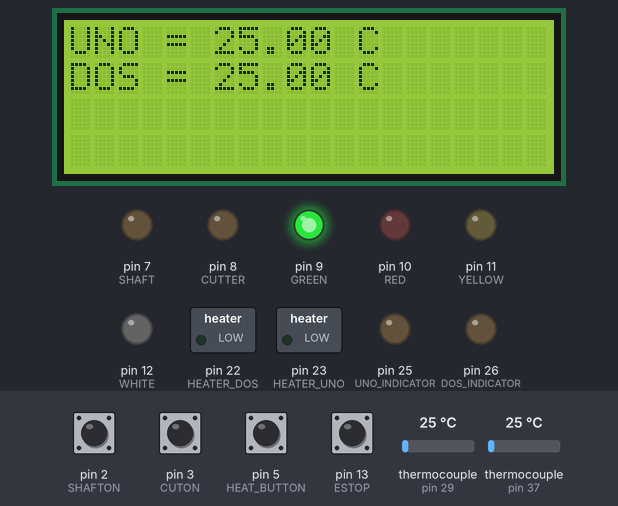
Simulated run of this sketch. Board: Arduino Mega 2560, built with avr-gcc and run on an emulated ATmega2560. Parts: 20×4 character LCD, switched loads named in the sketch (green lamp = pin HIGH), output pins drawn as LEDs (lit = HIGH). The test bench sets the inputs (shaded band); at power-on: pin 2 (SHAFTON), pin 3 (CUTON), pin 5 (HEAT_BUTTON), pin 13 (ESTOP) HIGH, thermocouple (sensors on pin 29, pin 37) 25 °C. What the sketch prints to the serial monitor is not drawn.

Above: at 1.2 s.
1.3 s: pin 2 (SHAFTON) pulled LOW for 1 s
At 1.8 s:
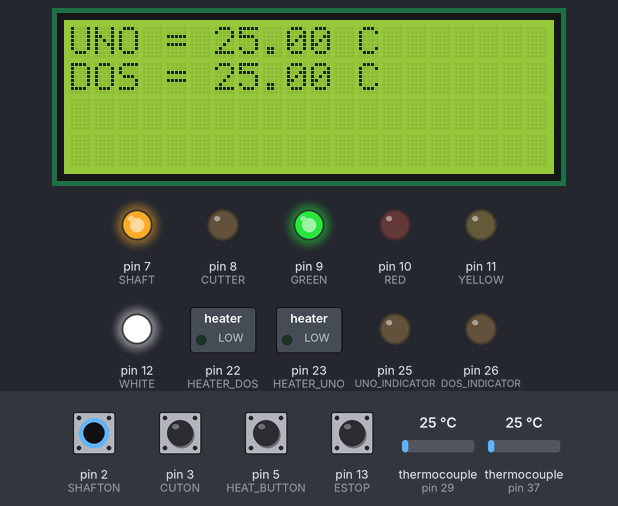
3.8 s: pin 3 (CUTON) pulled LOW for 1 s
At 4.2 s:
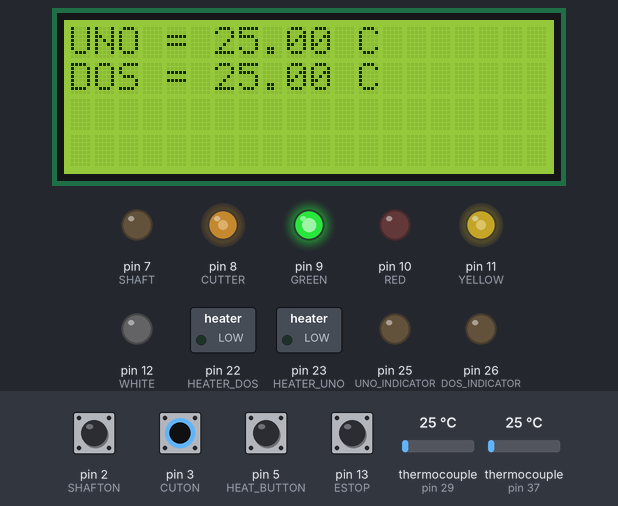
6.3 s: pin 5 (HEAT_BUTTON) pulled LOW for 1 s
At 8.0 s:
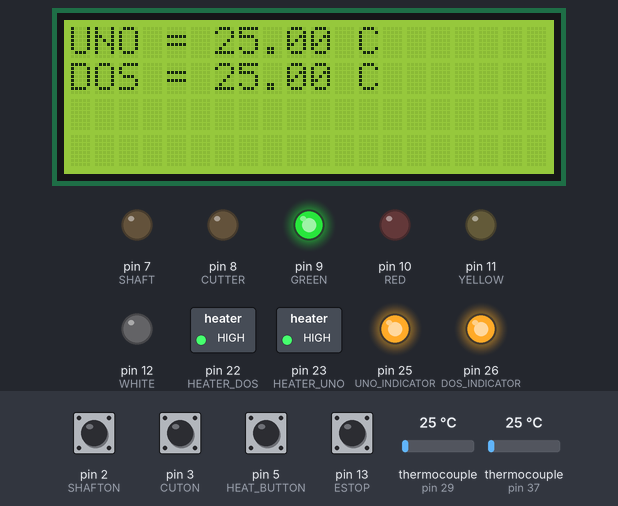
8.8 s: thermocouple (sensor on pin 29) set to 150 °C
At 10.16 s:
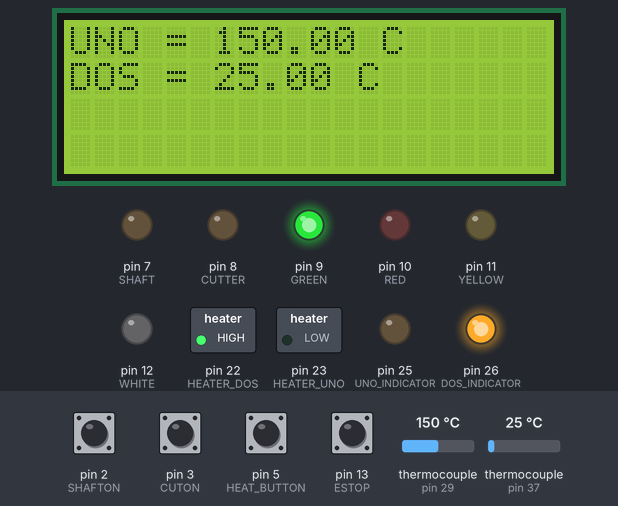
11.5 s: thermocouple (sensor on pin 37) set to 225 °C
At 12.4 s:
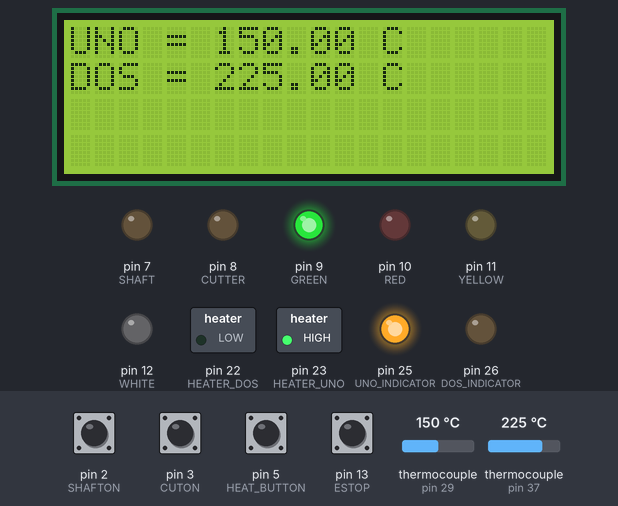
14.1 s: pin 13 (ESTOP) pulled LOW for 0.15 s
At 14.6 s:
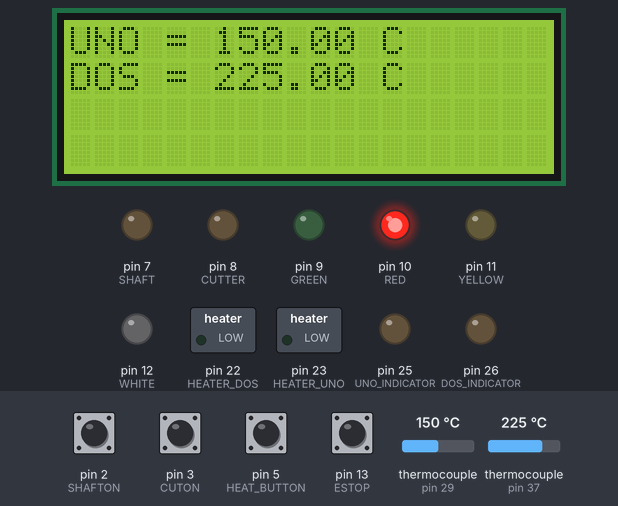
Timing chart, 0 to 16.7 s (numbered marks = the images above; inputs shaded):
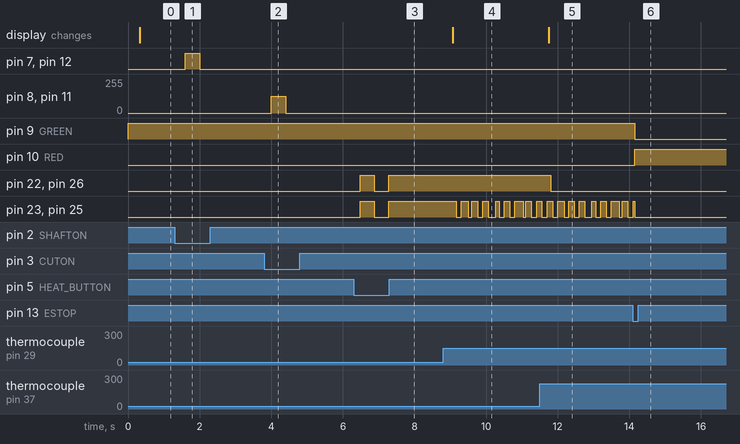

The sketch:

Pelletizer_Controller_v2.ino
```cpp
// Include necessary libraries:
#include <max6675.h>
#include <Thread.h>

#include  <Wire.h>
#include  <LiquidCrystal_I2C.h>


///// PORTS /////

// If DEBUG is defined, more print statements will go to the Serial
//#define DEBUG

// Debug LED Ports:
#define GREEN 9
#define RED 10
#define YELLOW 11
#define WHITE 12
#define HEATER_UNO 23
#define HEATER_DOS 22
#define UNO_INDICATOR 25
#define DOS_INDICATOR 26

#define SHAFTON 2
#define CUTON 3

// Thermcouple Uno
#define THERMO_UNO_SO 27
#define THEMRO_UNO_CS 29
#define THERMO_UNO_SCK 31
MAX6675 thermoUno(THERMO_UNO_SCK, THEMRO_UNO_CS, THERMO_UNO_SO);

// Thermcouple Dos
#define THERMO_DOS_SO 35
#define THEMRO_DOS_CS 37
#define THERMO_DOS_SCK 39
MAX6675 thermoDos(THERMO_DOS_SCK, THEMRO_DOS_CS, THERMO_DOS_SO);

// Motor Ports:
#define SHAFT 7
#define CUTTER 8

// Define E-stop Port
#define ESTOP 13
#define HEAT_BUTTON 5

// LCD
LiquidCrystal_I2C lcd(0x27,20,4);  // set the LCD address to 0x27 for a 16 chars and 2 line display

/////////////////

///// Threads /////
Thread CHECK_BUTTONS = Thread();
Thread PID_COMPUTE = Thread();
///////////////////

///// Global Variables /////
bool runMain = true; // true so long as the primary code should run in main (E-stop makes this false)
bool heatOn = false; // true if heaters should run (part of heater toggle)
short shaftPWM = 255; // default value for shaft motor speed
short cutPWM = 125; // default value for cutter speed
bool shaftOn = false; // shaft defaults to turned off (part of shaft toggle)
bool cutOn = false; // shaft defaults to turned off (part of cutter toggle)
////////////////////////////

// custom PID class (based on MEGN300 PID)
class PID {
  private:
    double pkP;
    double pkI;
    double pkD;
    double pPrevInput;
    long pPrevTime;
    double pImax;
    double pItot;
    double pSetpoint;
  public:
    // default counstructor
    PID(){
      pkP = 0;
      pkI = 0;
      pkD = 0;
      pPrevInput = 0;
      pPrevTime = 0;
      pImax = 0;
      pItot = 0;
      pSetpoint = 0;
    }

    // Overloaded constructor
    PID(double P, double I, double D, double Imax) {
      pkP = P;
      pkI = I;
      pkD = D;
      pPrevInput = 0;
      pPrevTime = 0;
      pImax = Imax;
      pItot = 0;
      pSetpoint = 0;
    }

    // setters:
    void setP(double P){ pkP = P; }
    void setI(double I){ pkI = I; }
    void setD(double D){ pkD = D; }
    void setImax(double Imax) { pImax = Imax; }
    void setSetpoint(double setpoint) { pSetpoint = setpoint; }

    // getters:
    double getP(){ return pkP; }
    double getI(){ return pkI; }
    double getD(){ return pkD; }
    double getDmax(){ return pImax; }
    void getSetpoint() { return pSetpoint; }

    double startOutput(double prevInput) {
      pPrevInput = prevInput;
      pPrevTime = millis();
    }

    double output(double curInput){
      long curTime = millis();

      // Calculate the integral
      pItot += (curTime-pPrevTime)*curInput;

      // Check if I total is greater than the max:
      if(pItot > pImax) {
        pItot = pImax;
      } else if (pItot < -pImax) {
        pItot = -pImax;
      }

      // Evaluate P, i, and D terms:
      double P = pkP*(pSetpoint-curInput);
      double I = pkI*pItot;
      double D = pkD*(pPrevInput-curInput)/(pPrevTime-curTime);

      // reinitializes previous variables
      pPrevInput = curInput;
      pPrevTime = curTime;

      return (P + I + D);
    }
};

// PID UNO (FRONT PID)
double unoSetpoint(170), unoTemp, unoOutput;
double Kp=2 , Ki=0.6, Kd=0;
PID unoPID(Kp, Ki, Kd, 200);
int WindowSize = 300; // CONSIDER REDUCING WINDOW SIZE TO 300 ms (the thermocouple's refresh rate)
unsigned long windowStartTime;

// PID DOS (NOZZLE PID)
#define DOSPID // Defines compiler variable to run DOS PID. If undefined, UNO controls both PID zones.
double dosSetpoint(180), dosTemp, dosOutput;
double DOS_Kp=2, DOS_Ki=0.4, DOS_Kd=0;
PID dosPID(DOS_Kp, DOS_Ki, DOS_Kd, 200);

//-----///// Functions /////------//

// Debug print function
void debug_print(String output) {
  #ifdef DEBUG
    Serial.print(output);
  #endif
}

// debug println function
void debug_println(String output) {
  #ifdef DEBUG
    Serial.println(output);
  #endif
}

// Function to check all button inputs (NOTE: This function is used by the Thread (multitasking) setup)
void checkButtons() {

    debug_println("Check BUTTONS");

    if(!digitalRead(ESTOP)) {
      runMain = false;
      debug_println("FALSE");
      killAll(); // calls funcition to shutdown all outputs
    }

    // Check if Shaft button is pressed
    if(!digitalRead(SHAFTON)) {
      shaftOn = !shaftOn;
    }
    // Check if cut button is pressed
    if(!digitalRead(CUTON)) {
      cutOn = !cutOn;
    }

    // Check if cut button is pressed (NOTE: this toggle manifests in the main loop)
    if(!digitalRead(HEAT_BUTTON)) {
      heatOn = !heatOn;
    }

    // Check's if PWM's are on
    if(shaftOn){
      analogWrite(WHITE, shaftPWM);
      analogWrite(SHAFT, shaftPWM);
    } else {
      analogWrite(WHITE, 0);
      analogWrite(SHAFT, 0);
    }
    if(cutOn) {
      analogWrite(YELLOW, cutPWM);
      analogWrite(CUTTER, cutPWM);
    } else {
      analogWrite(YELLOW, 0);
      analogWrite(CUTTER, 0);
    }

}

void pidCompute() {
    // Calculates PWM:
    unoTemp = double(thermoUno.readCelsius());
    dosTemp = double(thermoDos.readCelsius());

    unoOutput = unoPID.output(unoTemp);
    dosOutput = dosPID.output(dosTemp);

    // Prints temp readings to LCD screen:
    lcd.clear();
    lcd.print("UNO = ");
    lcd.print(unoTemp);
    lcd.print(" C");
    lcd.setCursor(0,1);
    lcd.print("DOS = ");
    lcd.print(dosTemp);
    lcd.print(" C");


    // Prints PID details:
    Serial.print("UNO C = ");
    Serial.print(unoTemp);
    Serial.print("/");
    Serial.print(unoSetpoint);
    Serial.print(" | P(");
    Serial.print(unoPID.getP());
    Serial.print(")*I(");
    Serial.print(unoPID.getI());
    Serial.print(")*D(");
    Serial.print(unoPID.getD());
    Serial.print(") = ");
    Serial.println(unoOutput);
    Serial.print("DOS C = ");
    Serial.print(dosTemp);
    Serial.print("/");
    Serial.print(dosSetpoint);
    Serial.print(" | P(");
    Serial.print(dosPID.getP());
    Serial.print(")*I(");
    Serial.print(dosPID.getI());
    Serial.print(")*D(");
    Serial.print(dosPID.getD());
    Serial.print(") = ");
    Serial.println(dosOutput);

}


// shutdown function
void killAll() {
  digitalWrite(GREEN, LOW);
  digitalWrite(RED, LOW);
  digitalWrite(YELLOW, LOW);
  digitalWrite(WHITE, LOW);
  digitalWrite(HEATER_UNO, LOW);
  digitalWrite(HEATER_DOS, LOW);
  digitalWrite(UNO_INDICATOR, LOW);
  digitalWrite(DOS_INDICATOR, LOW);
  analogWrite(SHAFT, 0);
  analogWrite(CUTTER, 0);

  heatOn = false;
  shaftOn = false; // shaft defaults to turned off
  cutOn = false;
}

//-----/////////////////////------//

// SETUP:
void setup() {
  Serial.begin(9600); // Sets up serial port

  // Prints startup message:
  Serial.println("PELLETIZER INITIALIZED");

  // Initialize tester pins:
  pinMode(GREEN, OUTPUT);
  pinMode(RED, OUTPUT);
  pinMode(YELLOW, OUTPUT);
  pinMode(HEATER_UNO, OUTPUT);
  pinMode(HEATER_DOS, OUTPUT);
  pinMode(UNO_INDICATOR, OUTPUT);
  pinMode(DOS_INDICATOR, OUTPUT);

  // Initialize output pins:
  digitalWrite(GREEN, HIGH);
  digitalWrite(RED, LOW);
  digitalWrite(YELLOW, LOW);
  digitalWrite(HEATER_UNO, LOW);
  digitalWrite(HEATER_DOS, LOW);
  digitalWrite(UNO_INDICATOR, LOW);
  digitalWrite(DOS_INDICATOR, LOW);
  digitalWrite(HEATER_DOS, LOW);

  digitalWrite(HEATER_DOS, LOW);

  // Initialize pin
  pinMode(ESTOP, INPUT_PULLUP);
  pinMode(SHAFTON, INPUT_PULLUP);
  pinMode(CUTON, INPUT_PULLUP);
  pinMode(HEAT_BUTTON, INPUT_PULLUP);

  // Initialize Threads (Multitasking)
  CHECK_BUTTONS.onRun(checkButtons);
  CHECK_BUTTONS.setInterval(400);
  PID_COMPUTE.onRun(pidCompute);
  PID_COMPUTE.setInterval(WindowSize);

  ////// PID: //////
  windowStartTime = millis();
  unoPID.setSetpoint(unoSetpoint);
  dosPID.setSetpoint(dosSetpoint);

  // LCD
  lcd.init(); // initialize the lcd
  lcd.backlight();
  lcd.clear();
}


void loop() {
  String serialValue; // variable for current serial input
  while(runMain) {
    digitalWrite(GREEN, 60); // greed LED indicates main is running.
    // put your main code here, to run repeatedly:

    // Checks for new string in serial:
    if(Serial.available() > 0){
      serialValue = Serial.readString();
      Serial.println("USER INPUT");
      Serial.println(serialValue.charAt(0));

      // if P, set P.
      if(serialValue.charAt(0) == 'P') {
        Serial.print("UNO P set to . . . ");
        Kp = (serialValue.substring(1)).toDouble();
        Serial.println(Kp);
        unoPID.setP(Kp);
      }
      // if I, set I.
      else if(serialValue.charAt(0) == 'I') {
        Serial.print("UNO I set to . . . ");
        Ki = (serialValue.substring(1)).toDouble();
        Serial.println(Ki);
        unoPID.setI(Ki);
      }
      // if D, set D.
      else if(serialValue.charAt(0) == 'D') {
        Serial.print("UNO D set to . . . ");
        Kd = (serialValue.substring(1)).toDouble();
        Serial.println(Kd);
        unoPID.setD(Kd);
      }
      // if C, set cutter speed
      else if(serialValue.charAt(0) == 'C') {
        Serial.print("cutPWM set to . . . ");
        cutPWM = (serialValue.substring(1)).toInt();
        Serial.println(cutPWM);
      }
      // if S, set shaft speed
      else if(serialValue.charAt(0) == 'S') {
        Serial.print("shaftPWM set to . . . ");
        shaftPWM = (serialValue.substring(1)).toInt();
        Serial.println(shaftPWM);
      }
      // if X, change uno setpoint
      else if(serialValue.charAt(0) == 'X') {
        Serial.print("UNO setpoint changed to . . . ");
        unoSetpoint = (serialValue.substring(1)).toInt();
        unoPID.setSetpoint(unoSetpoint);
        Serial.println(unoSetpoint);
      }
      // if Y, change dos Setpoint
      else if(serialValue.charAt(0) == 'Y') {
        Serial.print("DOS setpoint changed to . . . ");
        dosSetpoint = (serialValue.substring(1)).toInt();
        dosPID.setSetpoint(dosSetpoint);
        Serial.println(dosSetpoint);
      }
      // if Q change DOS_kP
      else if(serialValue.charAt(0) == 'Q') {
        Serial.print("DOS P changed to . . . ");
        DOS_Kp = (serialValue.substring(1)).toDouble();
        Serial.println(DOS_Kp);
        dosPID.setP(DOS_Kp);
      }
      // if Q change DOS_kI
      else if(serialValue.charAt(0) == 'W') {
        Serial.print("DOS I changed to . . . ");
        DOS_Ki = (serialValue.substring(1)).toDouble();
        Serial.println(DOS_Ki);
        dosPID.setI(DOS_Ki);
      }
      // if Q change DOS_kD
      else if(serialValue.charAt(0) == 'E') {
        Serial.print("DOS D changed to . . . ");
        DOS_Kd = (serialValue.substring(1)).toDouble();
        Serial.println(DOS_Kd);
        dosPID.setD(DOS_Kd);
      }
    }


    if(heatOn) {
      // PID PWM:
      if (millis() - windowStartTime > WindowSize)
      { //time to shift the Relay Window
        windowStartTime += WindowSize;
        debug_print("Increase Window Size: ");
        //Serial.println(windowStartTime);
      }
      if (unoOutput > millis() - windowStartTime) { // < changed from default
        digitalWrite(HEATER_UNO, HIGH);
        #ifndef DOSPID
          digitalWrite(HEATER_DOS, HIGH);
        #endif
        digitalWrite(UNO_INDICATOR, HIGH);
      }
      else {
        digitalWrite(HEATER_UNO, LOW);
        #ifndef DOSPID
          digitalWrite(HEATER_DOS, LOW);
        #endif
        digitalWrite(UNO_INDICATOR, LOW);
      }

      #ifdef DOSPID
        if (dosOutput > millis() - windowStartTime) { // < changed from default
          digitalWrite(HEATER_DOS, HIGH);
          digitalWrite(DOS_INDICATOR, HIGH);
        }
        else {
          digitalWrite(HEATER_DOS, LOW);
          digitalWrite(DOS_INDICATOR, LOW);
        }
      #endif

    } else {
      digitalWrite(HEATER_UNO, LOW);
      digitalWrite(UNO_INDICATOR, LOW);
      digitalWrite(HEATER_DOS, LOW);
      digitalWrite(DOS_INDICATOR, LOW);
    }

    // Checks if button thread should run:
    if(CHECK_BUTTONS.shouldRun()) { // (NOTE: Consider adding a thread controller at a later date)
      CHECK_BUTTONS.run();
    }

    // Checks if PID thread should run
    if(PID_COMPUTE.shouldRun()) { // (NOTE: Consider adding a thread controller at a later date)
      PID_COMPUTE.run();
    }
  }

  // Insert restart code
  digitalWrite(RED, HIGH);
  digitalWrite(GREEN, LOW);

  // Prints temp readings to LCD screen:
  lcd.clear();
  lcd.print("UNO = ");
  lcd.print(thermoUno.readCelsius());
  lcd.print(" C");
  lcd.setCursor(0,1);
  lcd.print("DOS = ");
  lcd.print(thermoDos.readCelsius());
  lcd.print(" C");

  delay(300);

}
```

Measured:
- after the input at 1.3 s, pin 7 (SHAFT), pin 12 (WHITE): LOW → HIGH after 0.30 s, → LOW 0.40 s later
- after the input at 3.8 s, pin 8 (CUTTER), pin 11 (YELLOW): 0/255 → 125/255 after 0.20 s, → 0/255 0.40 s later
- after the input at 6.3 s, pin 22 (HEATER_DOS), pin 23 (HEATER_UNO), pin 25 (UNO_INDICATOR), pin 26 (DOS_INDICATOR): LOW → HIGH after 0.18 s, → LOW 0.40 s later, → HIGH 0.40 s later
- after the input at 8.8 s, pin 23 (HEATER_UNO), pin 25 (UNO_INDICATOR): HIGH → LOW after 0.36 s, → HIGH 0.14 s later, → LOW 0.20 s later, → HIGH 0.09 s later, … (16 changes in this stretch); the display: changes after 0.27 s (image 4)
- after the input at 11.5 s, pin 22 (HEATER_DOS), pin 26 (DOS_INDICATOR): HIGH → LOW after 0.30 s; the display: changes after 0.25 s (image 5)
- after the input at 14.1 s, pin 9 (GREEN): HIGH → LOW after 0.05 s; pin 10 (RED): LOW → HIGH after 0.05 s
